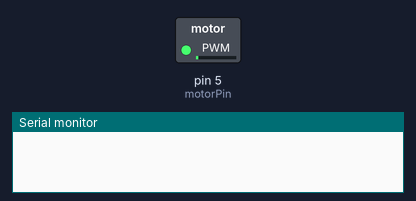
Bench run of a sketch on a simulated Arduino Uno, built with avr-gcc and run on an emulated ATmega328P. Parts: switched loads named in the sketch (green lamp = pin HIGH), the last lines printed to the serial monitor.

Above: at 0.1 s.
At 20.1 s:
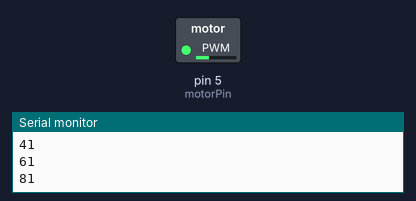
At 35.1 s:
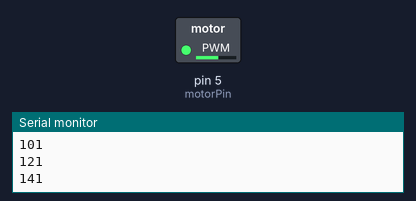
Timing chart, 0 to 36.6 s (numbered marks = the images above):
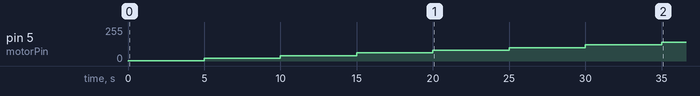

The sketch:

MotorDC.ino
```cpp
//Definiendo variables, puerto donte estan conectadas las llantas en el arduino
int motorPin = 5;

int dutyCycle = 1;
int valor = 1;

void setup() {
  // Inicializamos el pin del motor como salida
  pinMode(motorPin, OUTPUT);

  Serial.begin(9600);
}

void loop() {
  //Conforme pasa el tiempo el motor va aumentando la velocidad, hasta que llega al final del ciclo y se detiene.


  do {

  analogWrite(motorPin, dutyCycle);

    dutyCycle+=20;
    valor+=20;

    delay(5000);
    Serial.println(valor);

  } while (valor<256);

  analogWrite(motorPin, 0);
}
```

Measured:
- by itself, pin 5 (motorPin): moves from 0/255 to 141/255 over 35.0 s
